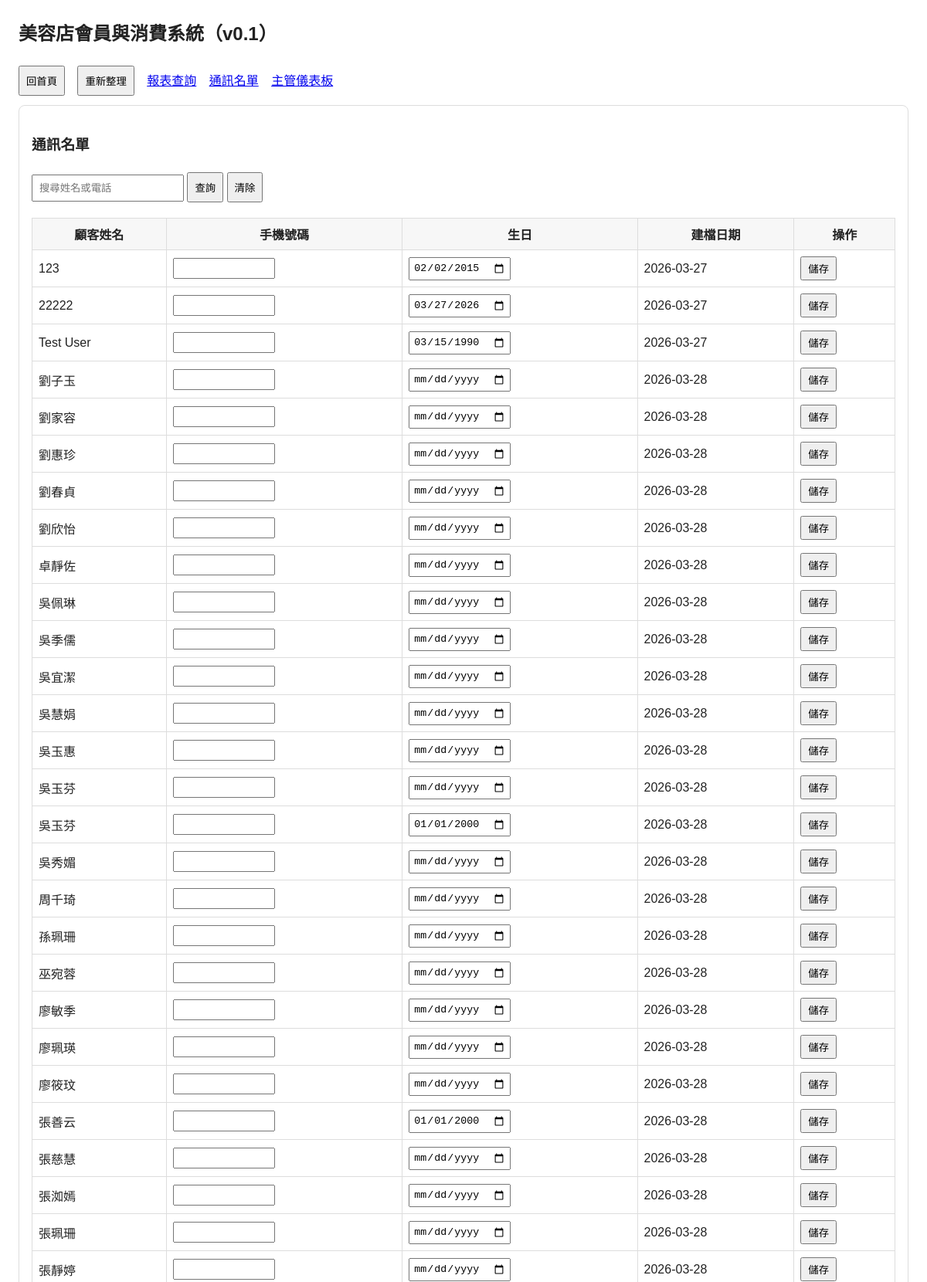
Screenshot of /contacts (upper part) with the database file from the repository.
### tables this page shows
CREATE TABLE customers (
            id INTEGER PRIMARY KEY AUTOINCREMENT,
            name TEXT NOT NULL,
            birthday TEXT NOT NULL,
            created_at TEXT NOT NULL, phone TEXT DEFAULT "",
            UNIQUE(name, birthday)
        );

### app.py (the view)
@app.route("/contacts")
def contacts():
    db = get_db()
    query = request.args.get("q", "").strip()
    if query:
        customers = db.execute(
            "SELECT * FROM customers WHERE name LIKE ? OR phone LIKE ? ORDER BY name",
            (f"%{query}%", f"%{query}%")
        ).fetchall()
    else:
        customers = db.execute("SELECT * FROM customers ORDER BY name").fetchall()
    return render_template("contacts.html", customers=customers, query=query)

### app.py (called while the page is built)
def get_db() -> sqlite3.Connection:
    if "db" not in g:
        conn = sqlite3.connect(DB_PATH)
        conn.row_factory = sqlite3.Row
        g.db = conn
    return g.db

### templates/contacts.html (shortened to what this page needs)
{% extends 'base.html' %}
{% block content %}
<div class="card">
  <h3>通訊名單</h3>
  <form method="get" action="/contacts" style="margin-bottom: 20px;">
    <input type="text" name="q" placeholder="搜尋姓名或電話" value="{{ query }}">
    <button type="submit">查詢</button>
    <a href="/contacts"><button type="button">清除</button></a>
  </form>
  <table>
    <tr>
      <th>顧客姓名</th>
      <th>手機號碼</th>
      <th>生日</th>
      <th>建檔日期</th>
      <th>操作</th>
    </tr>
    {% for c in customers %}
    <tr>
      <form method="post" action="/api/customers/{{ c.id }}/update" style="margin: 0;">
        <td>{{ c.name }}</td>
        <td>
          <input type="text" name="phone" value="{{ c.phone }}" style="width: 120px; margin:0; padding:4px;">
        </td>
        <td>
          <input type="date" name="birthday" value="{{ c.birthday }}" style="margin:0; padding:4px;">
        </td>
        <td>{{ c.created_at[:10] }}</td>
        <td>
          <button type="submit" style="margin:0; padding:4px 8px;">儲存</button>
        </td>
      </form>
    </tr>
    {% endfor %}
  </table>
</div>
{% endblock %}

### templates/base.html (style rules this page uses)
body { font-family: Arial, sans-serif; margin: 24px; color: #222; }
.card { border: 1px solid #ddd; border-radius: 8px; padding: 16px; margin: 12px 0; }
input, select, button { padding: 8px; margin-top: 6px; }
table { border-collapse: collapse; width: 100%; margin-top: 10px; }
th, td { border: 1px solid #ddd; padding: 8px; }
th { background: #f7f7f7; }

### rows the page displays
customers: name "123", birthday "02/02/2015", created_at "2026-03-27"
customers: name "22222", birthday "03/27/2026", created_at "2026-03-27"
customers: name "Test User", birthday "03/15/1990", created_at "2026-03-27"
customers: name "劉子玉", created_at "2026-03-28"
customers: name "劉家容", created_at "2026-03-28"
customers: name "劉惠珍", created_at "2026-03-28"
customers: name "劉春貞", created_at "2026-03-28"
customers: name "劉欣怡", created_at "2026-03-28"
customers: name "卓靜佐", created_at "2026-03-28"
customers: name "吳佩琳", created_at "2026-03-28"
customers: name "吳季儒", created_at "2026-03-28"
customers: name "吳宜潔", created_at "2026-03-28"
customers: name "吳慧娟", created_at "2026-03-28"
customers: name "吳玉惠", created_at "2026-03-28"
customers: name "吳玉芬", created_at "2026-03-28"
customers: name "吳玉芬", birthday "01/01/2000", created_at "2026-03-28"
customers: name "吳秀媚", created_at "2026-03-28"
customers: name "周千琦", created_at "2026-03-28"
customers: name "孫珮珊", created_at "2026-03-28"
customers: name "巫宛蓉", created_at "2026-03-28"
customers: name "廖敏季", created_at "2026-03-28"
customers: name "廖珮瑛", created_at "2026-03-28"
customers: name "廖筱玟", created_at "2026-03-28"
customers: name "張善云", birthday "01/01/2000", created_at "2026-03-28"
customers: name "張慈慧", created_at "2026-03-28"
customers: name "張洳嫣", created_at "2026-03-28"
customers: name "張珮珊", created_at "2026-03-28"
customers: name "張靜婷", created_at "2026-03-28"
